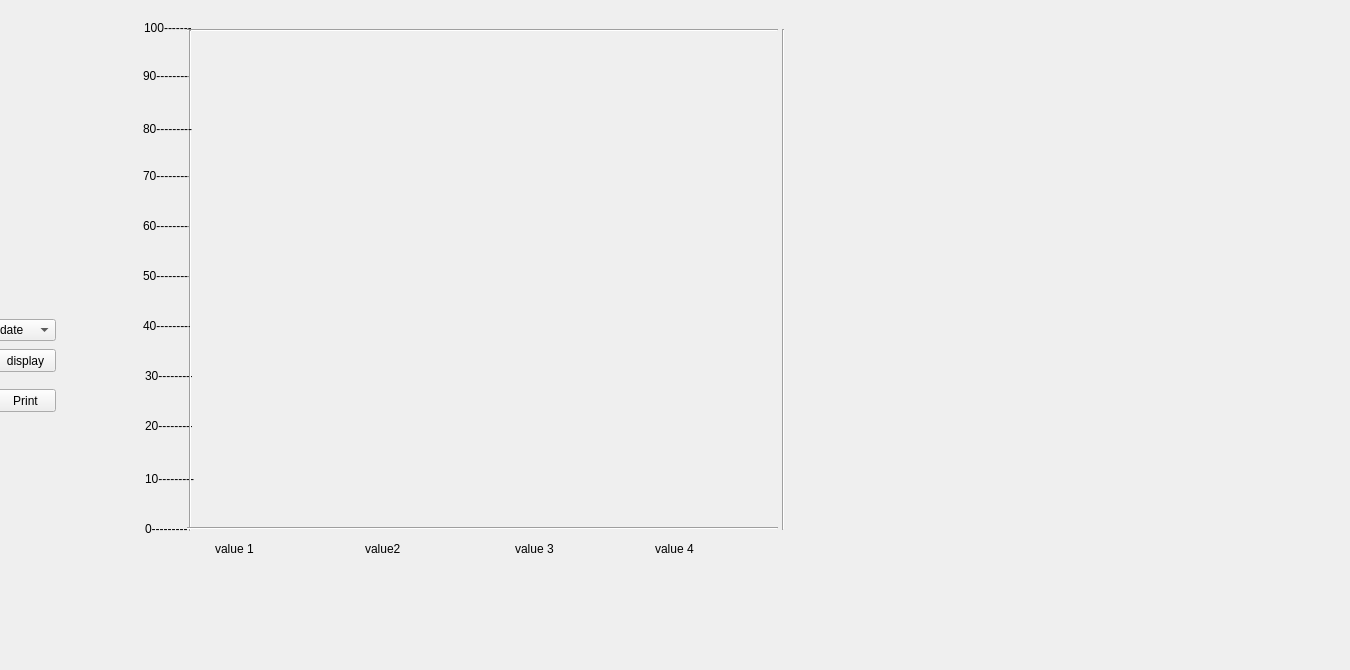
   <widget class="QWidget" name="tab_2">
    <attribute name="title">
     <string>Statistics                  </string>
    </attribute>
    <widget class="QLabel" name="blue_graph">
     <property name="geometry">
      <rect>
       <x>365</x>
       <y>539</y>
       <width>91</width>
       <height>20</height>
      </rect>
     </property>
     <property name="text">
      <string>value2</string>
     </property>
    </widget>
    <widget class="QLabel" name="red_graph">
     <property name="geometry">
      <rect>
       <x>215</x>
       <y>539</y>
       <width>101</width>
       <height>20</height>
      </rect>
     </property>
     <property name="text">
      <string>value 1</string>
     </property>
    </widget>
    <widget class="QLabel" name="two_graph">
     <property name="geometry">
      <rect>
       <x>145</x>
       <y>419</y>
       <width>47</width>
       <height>13</height>
      </rect>
     </property>
     <property name="text">
      <string>20---------</string>
     </property>
    </widget>
    <widget class="Line" name="bar_graph_right_line">
     <property name="geometry">
      <rect>
       <x>775</x>
       <y>29</y>
       <width>16</width>
       <height>501</height>
      </rect>
     </property>
     <property name="orientation">
      <enum>Qt::Vertical</enum>
     </property>
    </widget>
    <widget class="Line" name="bargraph_upper_line">
     <property name="geometry">
      <rect>
       <x>187</x>
       <y>20</y>
       <width>591</width>
       <height>20</height>
      </rect>
     </property>
     <property name="orientation">
      <enum>Qt::Horizontal</enum>
     </property>
    </widget>
    <widget class="QLabel" name="six_graph">
     <property name="geometry">
      <rect>
       <x>143</x>
       <y>219</y>
       <width>47</width>
       <height>13</height>
      </rect>
     </property>
     <property name="text">
      <string>60---------</string>
     </property>
    </widget>
    <widget class="QLabel" name="three_graph">
     <property name="geometry">
      <rect>
       <x>145</x>
       <y>369</y>
       <width>47</width>
       <height>13</height>
      </rect>
     </property>
     <property name="text">
      <string>30---------</string>
     </property>
    </widget>
    <widget class="QLabel" name="zero_graph">
     <property name="geometry">
      <rect>
       <x>145</x>
       <y>519</y>
       <width>51</width>
       <height>20</height>
      </rect>
     </property>
     <property name="text">
      <string>0---------</string>
     </property>
    </widget>
    <widget class="QLabel" name="five_graph">
     <property name="geometry">
      <rect>
       <x>143</x>
       <y>269</y>
       <width>47</width>
       <height>13</height>
      </rect>
     </property>
     <property name="text">
      <string>50---------</string>
     </property>
    </widget>
    <widget class="QLabel" name="green_graph">
     <property name="geometry">
      <rect>
       <x>515</x>
       <y>539</y>
       <width>111</width>
       <height>20</height>
      </rect>
     </property>
     <property name="text">
      <string>value 3</string>
     </property>
    </widget>
    <widget class="QLabel" name="seven_graph">
     <property name="geometry">
      <rect>
       <x>143</x>
       <y>169</y>
       <width>47</width>
       <height>13</height>
      </rect>
     </property>
     <property name="text">
      <string>70---------</string>
     </property>
    </widget>
    <widget class="QLabel" name="ten_graph">
     <property name="geometry">
      <rect>
       <x>144</x>
       <y>21</y>
       <width>47</width>
       <height>13</height>
      </rect>
     </property>
     <property name="text">
      <string>100---------</string>
     </property>
    </widget>
    <widget class="QLabel" name="nine_graph">
     <property name="geometry">
      <rect>
       <x>143</x>
       <y>69</y>
       <width>47</width>
       <height>13</height>
      </rect>
     </property>
     <property name="text">
      <string>90---------</string>
     </property>
    </widget>
    <widget class="QComboBox" name="graph_data">
     <property name="geometry">
      <rect>
       <x>-5</x>
       <y>319</y>
       <width>61</width>
       <height>22</height>
      </rect>
     </property>
     <item>
      <property name="text">
       <string>date</string>
      </property>
     </item>
    </widget>
    <widget class="QLabel" name="one_graph">
     <property name="geometry">
      <rect>
       <x>145</x>
       <y>469</y>
       <width>51</width>
       <height>20</height>
      </rect>
     </property>
     <property name="text">
      <string>10---------</string>
     </property>
    </widget>
    <widget class="Line" name="bar_graph_left_line">
     <property name="geometry">
      <rect>
       <x>180</x>
       <y>30</y>
       <width>20</width>
       <height>501</height>
      </rect>
     </property>
     <property name="orientation">
      <enum>Qt::Vertical</enum>
     </property>
    </widget>
    <widget class="QLabel" name="yellow_graph">
     <property name="geometry">
      <rect>
       <x>655</x>
       <y>539</y>
       <width>101</width>
       <height>20</height>
      </rect>
     </property>
     <property name="text">
      <string>value 4</string>
     </property>
    </widget>
    <widget class="QLabel" name="eight_graph">
     <property name="geometry">
      <rect>
       <x>143</x>
       <y>119</y>
       <width>51</width>
       <height>20</height>
      </rect>
     </property>
     <property name="text">
      <string>80---------</string>
     </property>
    </widget>
    <widget class="QLabel" name="four_graph">
     <property name="geometry">
      <rect>
       <x>143</x>
       <y>319</y>
       <width>47</width>
       <height>13</height>
      </rect>
     </property>
     <property name="text">
      <string>40---------</string>
     </property>
    </widget>
    <widget class="Line" name="bar_graph_low_line">
     <property name="geometry">
      <rect>
       <x>187</x>
       <y>520</y>
       <width>591</width>
       <height>16</height>
      </rect>
     </property>
     <property name="orientation">
      <enum>Qt::Horizontal</enum>
     </property>
    </widget>
    <widget class="QPushButton" name="display_histogram">
     <property name="geometry">
      <rect>
       <x>-5</x>
       <y>349</y>
       <width>61</width>
       <height>23</height>
      </rect>
     </property>
     <property name="text">
      <string>display</string>
     </property>
    </widget>
    <widget class="bargraphwidget" name="histograph" native="true">
     <property name="geometry">
      <rect>
       <x>195</x>
       <y>29</y>
       <width>591</width>
       <height>501</height>
      </rect>
     </property>
    </widget>
    <widget class="QLabel" name="graph_error">
     <property name="geometry">
      <rect>
       <x>-23</x>
       <y>410</y>
       <width>141</width>
       <height>20</height>
      </rect>
     </property>
     <property name="text">
      <string/>
     </property>
    </widget>
    <widget class="QPushButton" name="display_histogram_2">
     <property name="geometry">
      <rect>
       <x>-5</x>
       <y>389</y>
       <width>61</width>
       <height>23</height>
      </rect>
     </property>
     <property name="text">
      <string>Print</string>
     </property>
    </widget>
    <widget class="statistique" name="stat" native="true">
     <property name="geometry">
      <rect>
       <x>830</x>
       <y>30</y>
       <width>511</width>
       <height>631</height>
      </rect>
     </property>
    </widget>
    <zorder>display_histogram</zorder>
    <zorder>blue_graph</zorder>
    <zorder>red_graph</zorder>
    <zorder>two_graph</zorder>
    <zorder>bar_graph_right_line</zorder>
    <zorder>bargraph_upper_line</zorder>
    <zorder>six_graph</zorder>
    <zorder>three_graph</zorder>
    <zorder>zero_graph</zorder>
    <zorder>five_graph</zorder>
    <zorder>green_graph</zorder>
    <zorder>seven_graph</zorder>
    <zorder>ten_graph</zorder>
    <zorder>nine_graph</zorder>
    <zorder>graph_data</zorder>
    <zorder>one_graph</zorder>
    <zorder>bar_graph_left_line</zorder>
    <zorder>yellow_graph</zorder>
    <zorder>eight_graph</zorder>
    <zorder>four_graph</zorder>
    <zorder>bar_graph_low_line</zorder>
    <zorder>histograph</zorder>
    <zorder>graph_error</zorder>
    <zorder>display_histogram_2</zorder>
    <zorder>stat</zorder>
   </widget>
